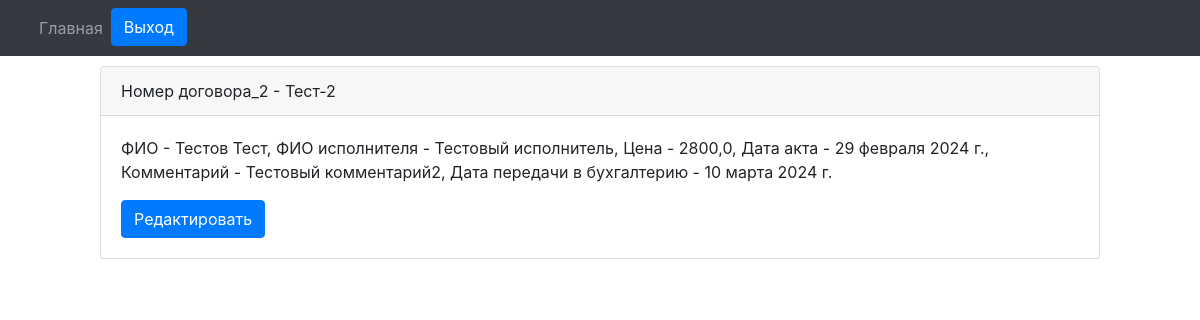
/paid_departure/filials/orders/order/1/ (signed in), run on an earlier commit of the app's database.
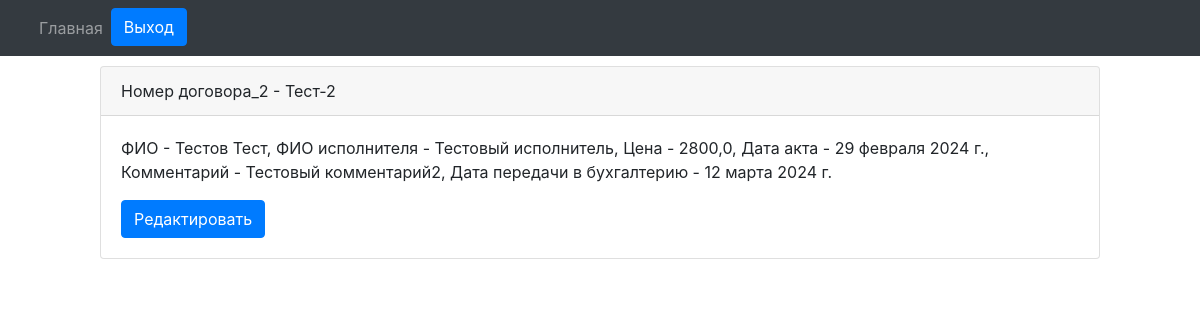
And on a later commit of the database.
### engine/models.py (models this page shows)
class Reestr_oferts(models.Model):
    number_orders_vozm = models.CharField(max_length=20, blank=False, verbose_name='Номер договора возм.', db_index=True)
    fio = models.CharField(max_length=128, blank=False, verbose_name='ФИО')
    date_orders = models.DateField(auto_now_add=True, verbose_name='Дата договора')
    date_akt = models.DateField(auto_now_add=True, verbose_name='Дата акта')
    exicutor = models.ForeignKey(Exicuters, on_delete=models.PROTECT, verbose_name='Исполнитель')
    filial = models.ForeignKey(Filials, on_delete=models.PROTECT, verbose_name='Филиал')
    price = models.FloatField(max_length=10, verbose_name='Цена')
    date_buhgt = models.DateField(verbose_name='Дата передачи в бухгалтерию')
    comment = models.CharField(max_length=512, verbose_name='Комментарий')

class Exicuters(models.Model):
    fio = models.CharField(max_length=128, blank=False, verbose_name='ФИО исполнителя')
    filial = models.ForeignKey(Filials, on_delete=models.PROTECT, verbose_name='Филиал к котрому привязан исполнитель')
    def __str__(self):
        return self.fio

### engine/views.py (the view)
# urls.py: path('filials/orders/order/<int:id_order>/', get_order, name='get_order'),
@login_required
def get_order(request, id_order):
    if not request.user.has_perm('engine.view_reestr_oferts'):
        queryset = Reestr_oferts.objects.get(pk=id_order)
        filial = str(queryset.filial)
        user_filial = str(request.user.filial)
        if filial == user_filial:
            order = Reestr_oferts.objects.get(pk=id_order)
        else:
            raise PermissionError
    else:
        order = Reestr_oferts.objects.get(pk=id_order)
    context = {
        'order': order
    }
    return render(request, 'orders/order.html', context=context)

### engine/models.py (called while the page is built)
    def __str__(self):
        return self.name

### engine/templates/orders/order.html (shortened to what this page needs)
{% extends "orders/base.html" %}
{% block nav %}{% include 'orders/nav.html' %}{% endblock %}
{% block content %}
<div class="card" style="margin: 10px 100px 10px 100px;">
    <div class="card-header">
      Номер договора_2 - {{ order.number_orders_vozm }}
    </div>
    <div class="card-body">
      <p class="card-text">ФИО - {{ order.fio }}, ФИО исполнителя - {{ order.exicutor }}, Цена - {{ order.price }}, Дата акта - {{ order.date_akt }}, Комментарий - {{ order.comment }}, Дата передачи в бухгалтерию - {{ order.date_buhgt }}</p>
      <a href="{% url 'edit_order' order.pk %}" class="btn btn-primary">Редактировать</a>
    </div>
  </div>
{% endblock %}

What changed in the data, as far as the page shows it:
changed Reestr_oferts "Тест-2": date_buhgt "10 марта 2024 г." → "12 марта 2024 г."
